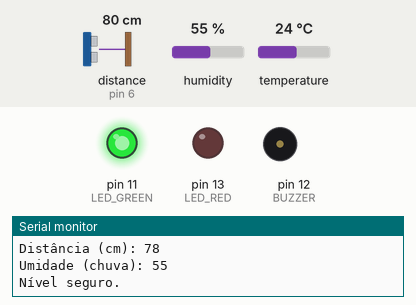
A sketch run on a simulated Arduino Uno, built with avr-gcc and run on an emulated ATmega328P. On the bench: output pins drawn as LEDs (lit = HIGH), buzzer (waves = sounding, pin HIGH), the last lines printed to the serial monitor. Wiring (inferred from the names in the program): ultrasonic range finder: trigger pin 5; echo pin 6. The inputs (shaded band) are chosen by the test bench; at power-on: distance to the obstacle (sensor on pin 6) 80 cm, humidity 55 %, temperature 24 °C. The echo pulse lasts 58.3 µs per cm; pins used as bus, display or sensor lines are not drawn.

Above: at 10.8 s.
10.9 s: distance to the obstacle (sensor on pin 6) set to 22 cm
21.2 s: distance to the obstacle (sensor on pin 6) set to 19 cm
At 30.4 s:
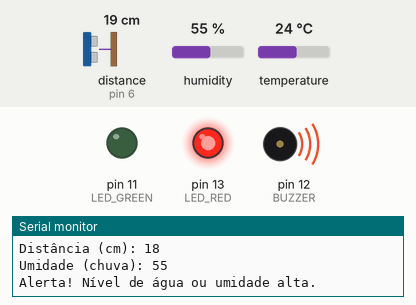
31.5 s: distance to the obstacle (sensor on pin 6) set to 35 cm
At 40.7 s:
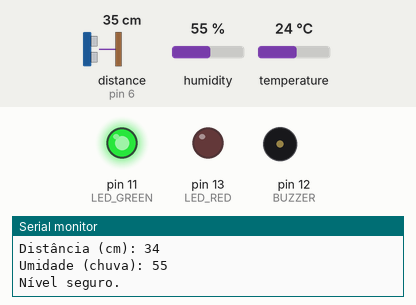
41.5 s: distance to the obstacle (sensor on pin 6) set to 2 cm
At 50.4 s:
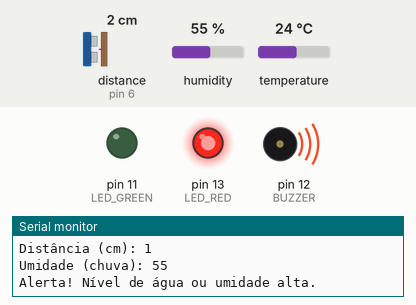
Timing chart, 0 to 51.9 s (numbered marks = the images above; inputs shaded):
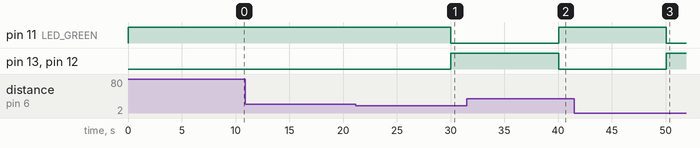

Measured:
- the behaviour switches between 21 and 20 cm on distance to the obstacle (sensor on pin 6) (found by bisection; images 0 and 1)
- after the input at 21.2 s, pin 11 (LED_GREEN): HIGH → LOW after 8.8 s; pin 13 (LED_RED), pin 12 (BUZZER): LOW → HIGH after 8.8 s
- after the input at 31.5 s, pin 11 (LED_GREEN): LOW → HIGH after 8.6 s; pin 13 (LED_RED), pin 12 (BUZZER): HIGH → LOW after 8.6 s
- after the input at 41.5 s, pin 11 (LED_GREEN): HIGH → LOW after 8.6 s; pin 13 (LED_RED), pin 12 (BUZZER): LOW → HIGH after 8.6 s

The sketch:

code.ino
```cpp
#include <DHT.h>

#define DHTPIN 2      // DHT22
#define DHTTYPE DHT22 // DHT

#define TRIGPIN 5     // Trigger do sensor Ultrassônico
#define ECHOPIN 6     // Echo do sensor Ultrassônico
#define LED_RED 13    // LED Vermelho (Perigo)
#define LED_GREEN 11  // LED Verde (Segurança)
#define BUZZER 12     // Buzzer

DHT dht(DHTPIN, DHTTYPE); // Inicializa oDHT22

long duration;
int distance;
int rainValue;

void setup() {
  Serial.begin(9600);
  dht.begin();

  pinMode(TRIGPIN, OUTPUT);
  pinMode(ECHOPIN, INPUT);
  pinMode(LED_RED, OUTPUT);
  pinMode(LED_GREEN, OUTPUT);
  pinMode(BUZZER, OUTPUT);
}

void loop() {
  // Medir o nível de água usando o sensor ultrassônico
  digitalWrite(TRIGPIN, LOW);
  delayMicroseconds(2);
  digitalWrite(TRIGPIN, HIGH);
  delayMicroseconds(10);
  digitalWrite(TRIGPIN, LOW);
  duration = pulseIn(ECHOPIN, HIGH);
  distance = duration * 0.034 / 2; // para cm


  rainValue = dht.readHumidity();

  // Verificar se a leitura do sensor de umidade foi bem-sucedida
  if (isnan(rainValue)) {
    Serial.println("Falha na leitura do sensor de umidade!");
    return;
  }

  // Exibir os valores no console
  Serial.print("Distância (cm): ");
  Serial.println(distance);
  Serial.print("Umidade (chuva): ");
  Serial.println(rainValue);

  // Logica para ativar os alertas
  if (distance < 20 || rainValue > 70) {  // Se o nível de água for alto ou umidade for alta
    digitalWrite(LED_RED, HIGH);  // Acende o LED vermelho
    digitalWrite(LED_GREEN, LOW); // Desliga o LED verde
    digitalWrite(BUZZER, HIGH);   // Ativa o buzzer (alerta sonoro)
    Serial.println("Alerta! Nível de água ou umidade alta.");
  } else {
    digitalWrite(LED_RED, LOW);   // Desliga o LED vermelho
    digitalWrite(LED_GREEN, HIGH); // Acende o LED verde
    digitalWrite(BUZZER, LOW);    // Desliga o buzzer
    Serial.println("Nível seguro.");
  }

  delay(10000); // 10 segundos pra le dnv
}
```
